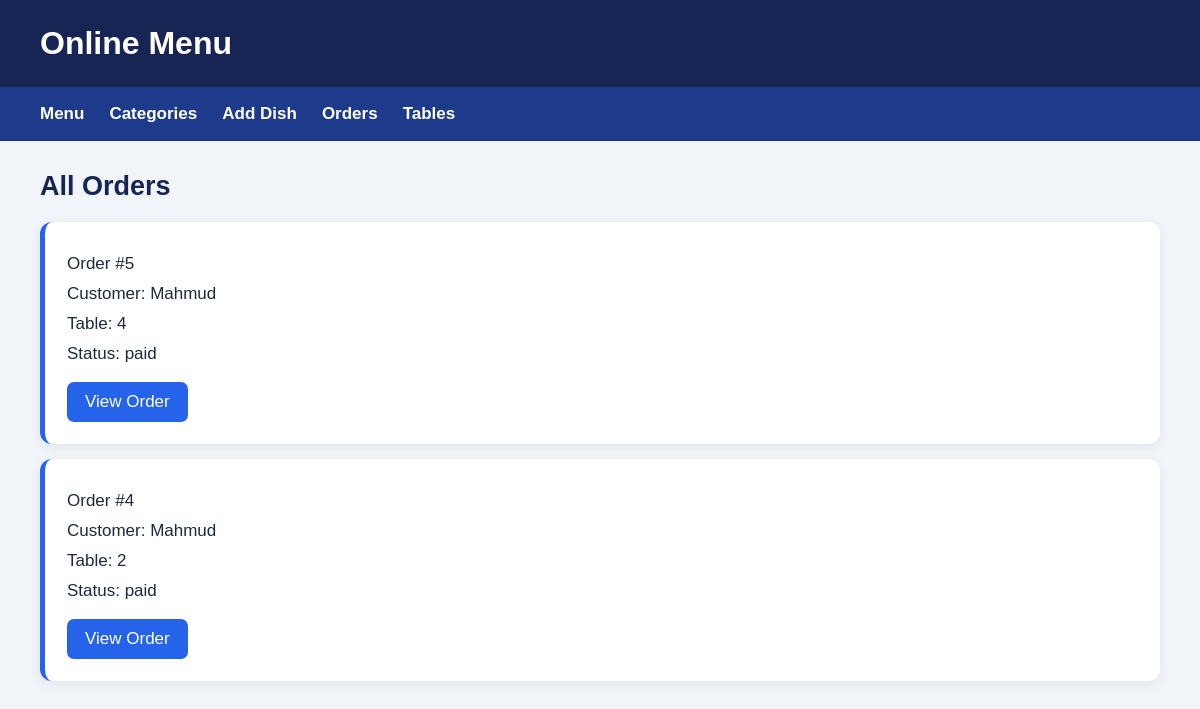
Screenshot of /orders/ with the database file from the repository.
### my_web/models.py (models this page shows, shortened)
class Order(models.Model):
    table = models.ForeignKey(Table, on_delete=models.PROTECT)
    customer_name = models.CharField(max_length=100)
    date = models.DateTimeField(auto_now_add=True)
    status = models.CharField(max_length=20, default="Open")

class Table(models.Model):
    number = models.IntegerField(unique=True)
    is_occupied = models.BooleanField(default=False)

### my_web/views.py (the view)
# urls.py: path('orders/', views.orders, name='orders'),
def orders(request):
    return render(request, 'orders.html', {
        'orders': Order.objects.all().order_by('-date')
    })

### templates/orders.html
{% extends 'base.html' %}
{% block content %}
<h2>All Orders</h2>
{% for order in orders %}
    <div class="item">
        <p>Order #{{ order.id }}</p>
        <p>Customer: {{ order.customer_name }}</p>
        <p>Table: {{ order.table.number }}</p>
        <p>Status: {{ order.status }}</p>
        <a href="{% url 'order_detail' order.id %}">View Order</a>
    </div>
{% empty %}
    <p>No orders yet.</p>
{% endfor %}
{% endblock %}

### static/home.css (style rules this page uses)
* { margin: 0; padding: 0; box-sizing: border-box; }
body { font-family: Arial, sans-serif; background: #f1f5f9; color: #1e293b; font-size: 17px; }
h2 { margin: 30px 40px 20px; color: #172554; font-size: 27px; }
.item { background: white; margin: 15px 40px; padding: 22px; border-radius: 12px; box-shadow: 0 3px 12px #00000012; border-left: 5px solid #2563eb; }
p { margin: 10px 0; }
a { color: #2563eb; }
.item a { display: inline-block; background: #2563eb; color: white; text-decoration: none; padding: 10px 18px; border-radius: 7px; margin-top: 8px; }

### rows the page displays
Order: id "5", customer_name "Mahmud", table.number "4", status "paid"
Order: id "4", customer_name "Mahmud", table.number "2", status "paid"
